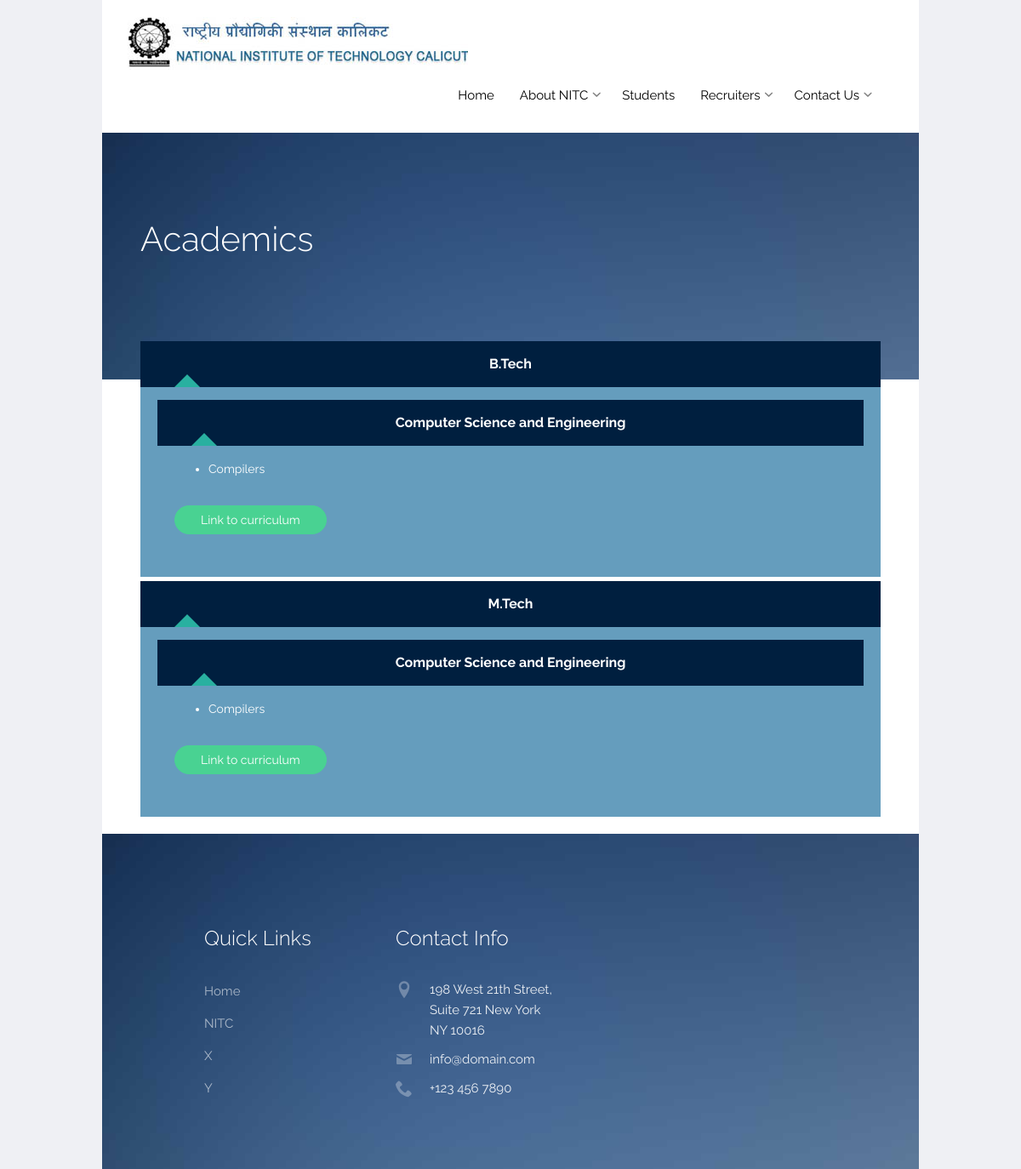
Screenshot of /academics with the database file from the repository.
### aboutus/models.py (models this page shows, shortened)
class Academic(models.Model):
    branch=models.CharField(max_length=255, blank=False,unique=False,help_text="Name of the Branch. Eg. Computer Science and Engineering")
    subjects=models.TextField(blank=False,null=False,help_text="HTML list of core and important subjects")
    url=models.URLField()
    CHOICE = (
        ('B.Tech', 'B.Tech'),
        ('M.Tech', 'M.Tech'),
        ('MCA', 'MCA'),
    )
    stream=models.CharField(max_length=255,choices=CHOICE)

### aboutus/views.py (the view)
# urls.py: path('academics', views.academics, name='academics'),
def academics(request):
    try:
        btech=Academic.objects.filter(stream="B.Tech")
        mtech=Academic.objects.filter(stream="M.Tech")
        mca=Academic.objects.filter(stream="MCA")
        bc=btech.count()
        mc=mtech.count()
        mcc=mca.count()
        if (mc == 0 and bc == 0 and mcc == 0):
            return render(request, 'fail.html')
    except:
        return render(request, 'fail.html')
    return render(request, 'academics.html',locals())

### aboutus/templates/academics.html (shortened to what this page needs)
{% extends "layout.html" %}
{% block body %}
{% load static %}
<section class="probootstrap-section probootstrap-section-colored"  >
<div class="container">
    <div class="row">
    <div class="col-md-12 text-left section-heading probootstrap-animate">
        <h2>Academics</h2>
    </div>
    </div>
</div>
</section>
<div class="container probootstrap-animate" style="margin-top:-4em">
    <div class="row">
        <div class=" col-md-12">
            <div class="panel-group" id="accordion" role="tablist" aria-multiselectable="true">
                {% if bc != 0 %}
                    <div class="panel panel-default">
                        <div class="panel-heading" role="tab" id="headingOne">
                            <h4 class="panel-title">
                            <a role="button" data-toggle="collapse" data-parent="#accordion" href="#collapseOne" aria-expanded="true" aria-controls="collapseOne">
                            B.Tech
                            </a>
                            </h4>
                        </div>
                        <div id="collapseOne" class="panel-collapse collapse in" role="tabpanel" aria-labelledby="headingOne">
                            <div class="panel-body">
                                <div class="panel-group" id="accordion2" role="tablist" aria-multiselectable="true">
                                    {% for item in btech %}
                                        <div class="panel panel-default">
                                            <div class="panel-heading" role="tab" id="headingOne">
                                                <h4 class="panel-title">
                                                <a role="button" data-toggle="collapse" data-parent="#accordion2" href="#collapseOne{{ forloop.counter0 }}" aria-expanded="true" aria-controls="collapseOne{{ forloop.counter0 }}">
                                                {{ item.branch }}
                                                </a>
                                                </h4>
                                            </div>
                                            <div id="collapseOne{{ forloop.counter0 }}" class="panel-collapse collapse in" role="tabpanel" aria-labelledby="headingOne">
                                                <div class="panel-body">
                                                    {{ item.subjects | safe}}
                                                    <a class="btn btn-primary" role="button" href="{{ item.url }}" target="_blank">Link to curriculum</a>
                                                </div>
                                            </div>
                                        </div>
                                    {% endfor %}
                                </div>
                             </div>
                        </div>
                    </div>
                {% endif %}
            {% if mc != 0 %}
                    <div class="panel panel-default">
                        <div class="panel-heading" role="tab" id="headingTwo">
                            <h4 class="panel-title">
                            <a role="button" data-toggle="collapse" data-parent="#accordion" href="#collapseTwo" aria-expanded="true" aria-controls="collapseTwo">
                            M.Tech
                            </a>
                            </h4>
                        </div>
                        <div id="collapseTwo" class="panel-collapse collapse in" role="tabpanel" aria-labelledby="headingTwo">
                            <div class="panel-body">
                                <div class="panel-group" id="accordion3" role="tablist" aria-multiselectable="true">
                                    {% for item in mtech %}
                                        <div class="panel panel-default">
                                            <div class="panel-heading" role="tab" id="headingTwo">
                                                <h4 class="panel-title">
                                                <a role="button" data-toggle="collapse" data-parent="#accordion3" href="#collapseTwo{{ forloop.counter0 }}" aria-expanded="true" aria-controls="collapseTwo{{ forloop.counter0 }}">
                                                {{ item.branch }}
                                                </a>
                                                </h4>
                                            </div>
                                            <div id="collapseTwo{{ forloop.counter0 }}" class="panel-collapse collapse in" role="tabpanel" aria-labelledby="headingTwo">
                                                <div class="panel-body">
                                                    {{ item.subjects | safe}}
                                                    <a class="btn btn-primary" role="button" href="{{ item.url }}" target="_blank">Link to curriculum</a>
                                                </div>
                                            </div>
                                        </div>
                                    {% endfor %}
                                </div>
                             </div>
                        </div>
                    </div>
                {% endif %}
            </div>
        </div>
    </div>
</div>
{% endblock %}

### rows the page displays
Academic: branch "Computer Science and Engineering", subjects "Compilers"
Academic: branch "Computer Science and Engineering", subjects "Compilers"
